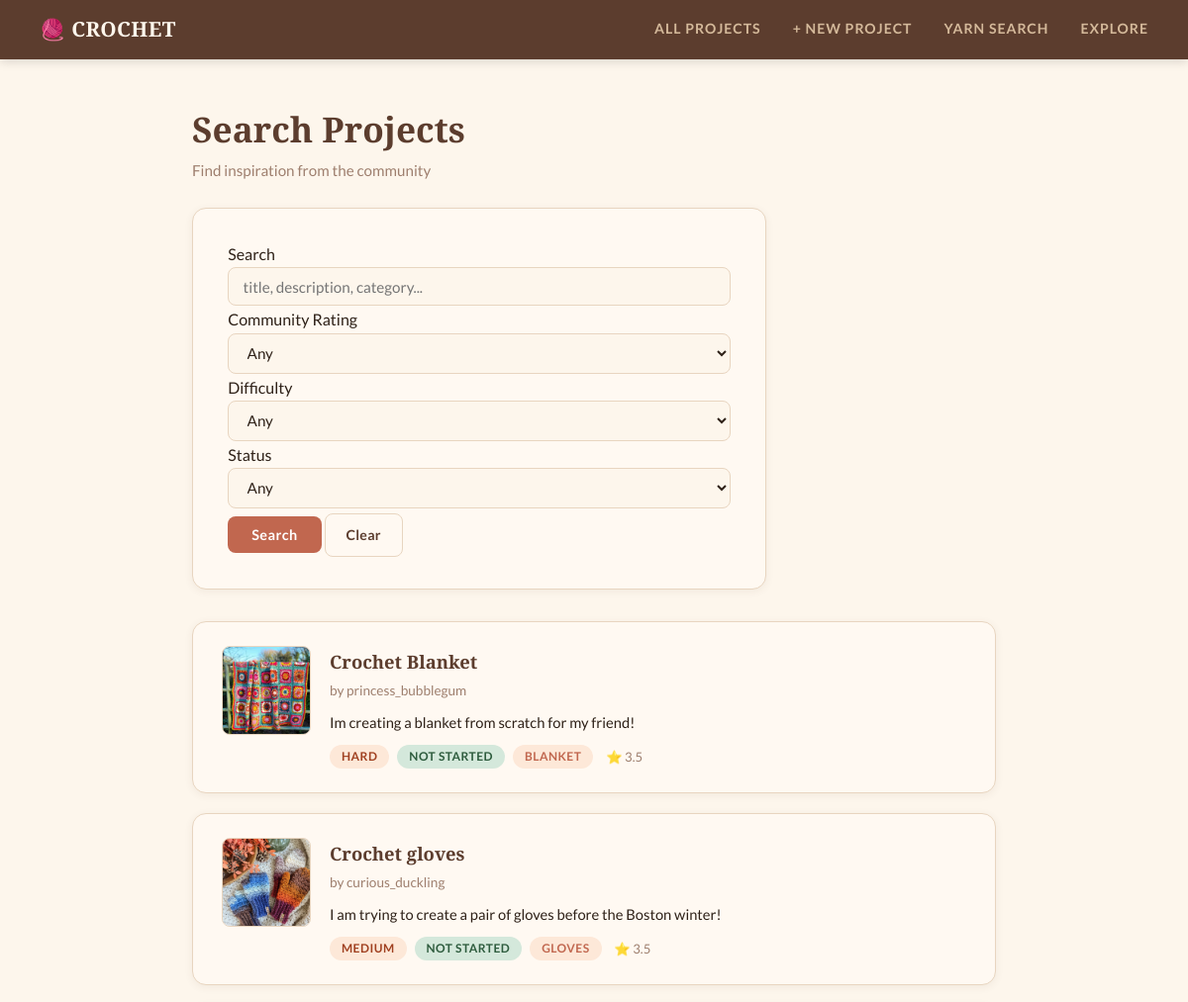
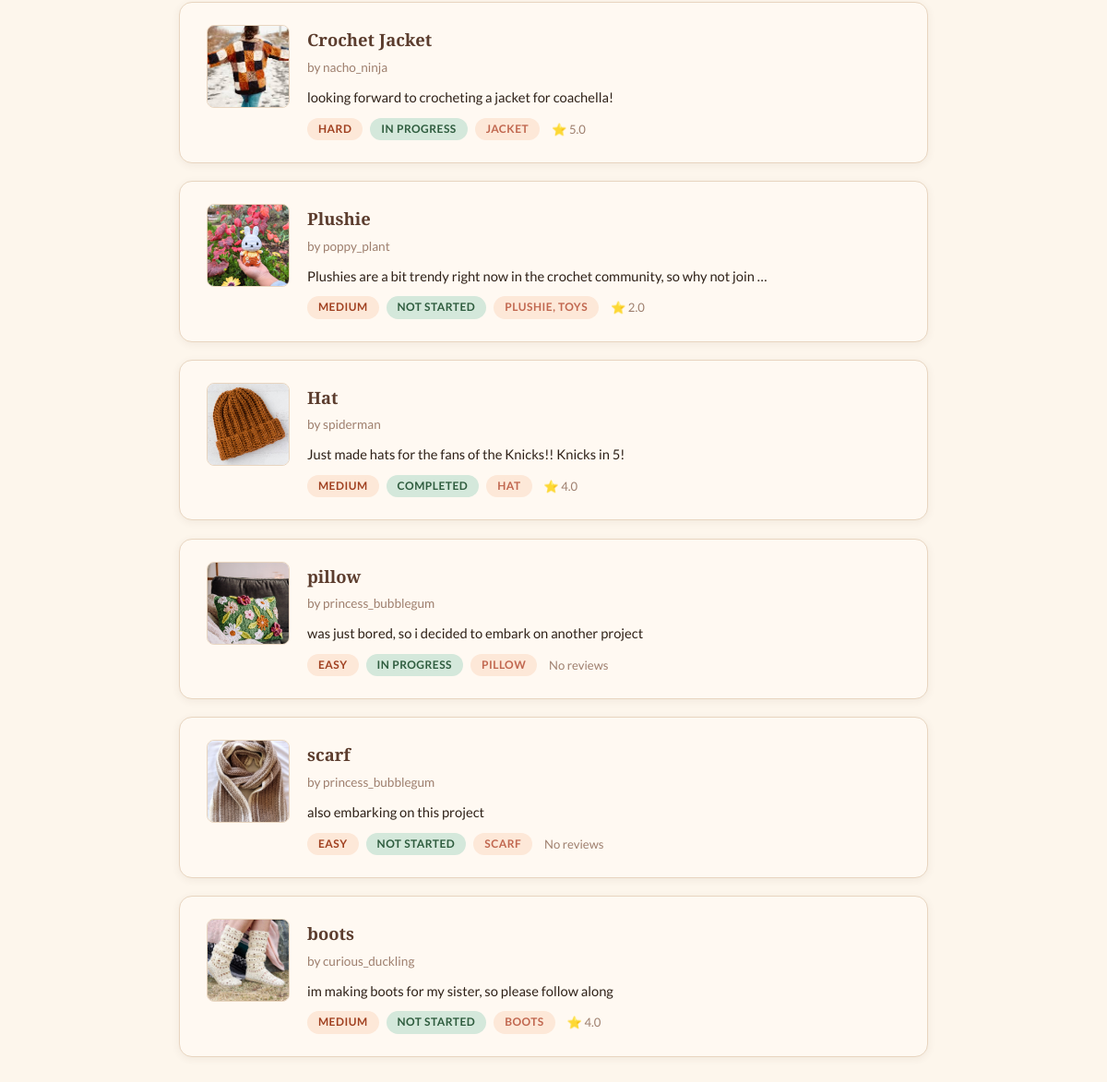
/crochet/project/search/, run on the app's committed database (2 pictures, top to bottom).
### crochet/models.py (models this page shows, shortened)
class Project(models.Model):
    title = models.TextField(blank=False)
    creator = models.TextField(blank=False)
    description = models.TextField(blank=False)
    DIFFICULTY_CHOICES = [
        ('easy', 'Easy'),
        ('medium', 'Medium'),
        ('hard', 'Hard'),
    ]
    difficulty_level = models.CharField(max_length=10,choices=DIFFICULTY_CHOICES,default='easy')
    image_file = models.ImageField(blank=True) # so the user can upload an image of their progress
    STATUS_CHOICES = [
    ('not_started', 'Not Started'),
    ('in_progress', 'In Progress'),
    ('completed', 'Completed'),
]
    project_status = models.CharField(max_length=20,choices=STATUS_CHOICES,default='not_started')
    category = models.TextField(blank=True, default='')
    date_created = models.DateTimeField(auto_now=True)
    RATING_CHOICES = [
    (1, '1 Star'),
    (2, '2 Stars'),
    (3, '3 Stars'),
    (4, '4 Stars'),
    (5, '5 Stars'),
    ]
    rating = models.IntegerField(choices=RATING_CHOICES,default=5)

### crochet/views.py (the view)
# urls.py: path('project/search/', views.SearchProjectView.as_view(), name='project-search'),
class SearchProjectView(ListView):
    model = Project
    template_name = 'crochet/project_search.html'
    context_object_name = 'projects'
    def get_queryset(self):
        queryset = Project.objects.annotate(avg_rating=Avg('review__rating'))
        query = self.request.GET.get('q', '')
        rating = self.request.GET.get('rating', '')
        difficulty = self.request.GET.get('difficulty', '')
        status = self.request.GET.get('status', '')
        if query:
            queryset = queryset.filter(
                Q(title__icontains=query) |
                Q(description__icontains=query) |
                Q(category__icontains=query)
            )
        if rating:
            queryset = queryset.filter(avg_rating=rating)
        if difficulty:
            queryset = queryset.filter(difficulty_level=difficulty)
        if status:
            queryset = queryset.filter(project_status=status)
        return queryset
    def get_context_data(self, **kwargs):
        context = super().get_context_data(**kwargs)
        context['query'] = self.request.GET.get('q', '')
        context['selected_rating'] = self.request.GET.get('rating', '')
        context['ratings'] = [1, 2, 3, 4, 5]
        context['difficulties'] = Project.DIFFICULTY_CHOICES
        context['statuses'] = Project.STATUS_CHOICES
        return context

### crochet/templates/crochet/project_search.html (shortened to what this page needs)
{% extends 'crochet/base.html' %}
{% block content %}
<h1>Search Projects</h1>
<p style="color: var(--muted); font-size: 0.95rem; margin-bottom: 1.5rem;">
    Find inspiration from the community
</p>
<div class="form-card" style="margin-bottom: 2rem;">
    <form method="GET">
        <label>Search</label>
        <input type="text" name="q" value="{{ query }}" placeholder="title, description, category...">
        <label>Community Rating</label>
        <select name="rating">
            <option value="">Any</option>
        </select>
        <label>Difficulty</label>
        <select name="difficulty">
            <option value="">Any</option>
        </select>
        <label>Status</label>
        <select name="status">
            <option value="">Any</option>
        </select>
        <div class="form-actions">
            <input type="submit" value="Search">
            <a href="{% url 'project-search' %}" class="btn btn-secondary">Clear</a>
        </div>
    </form>
</div>
{% if projects %}
    {% for project in projects %}
    <div class="project-card" style="display: flex; gap: 1.2rem; align-items: flex-start;">
        <div style="
            width: 90px;
            height: 90px;
            flex-shrink: 0;
            border-radius: var(--radius-sm);
            overflow: hidden;
            background: var(--warm);
            border: 1px solid var(--border);
        ">
            {% if project.image_file %}
                <img src="{{ project.image_file.url }}" alt="{{ project.title }}" style="
                    width: 100%;
                    height: 100%;
                    object-fit: cover;
                ">
            {% endif %}
        </div>
        <div style="flex: 1;">
            <a href="{% url 'project-detail' project.pk %}" style="
                font-family: 'Playfair Display', serif;
                font-size: 1.15rem;
                font-weight: 600;
                color: var(--brown);
                text-decoration: none;
            ">{{ project.title }}</a>
            <p style="color: var(--muted); font-size: 0.85rem; margin: 0.2rem 0 0.5rem;">
                by {{ project.creator }}
            </p>
            <p style="font-size: 0.92rem; color: var(--text); margin-bottom: 0.6rem;">
                {{ project.description|truncatewords:15 }}
            </p>
            <div style="display: flex; flex-wrap: wrap; gap: 0.5rem; align-items: center;">
                <span class="badge badge-difficulty">{{ project.get_difficulty_level_display }}</span>
                <span class="badge badge-status">{{ project.get_project_status_display }}</span>
                {% if project.category %}
                    <span class="badge" style="background: #fde8d8; color: var(--terracotta);">{{ project.category }}</span>
                {% endif %}
                <span style="font-size: 0.82rem; color: var(--muted); margin-left: 0.3rem;">
                    {% if project.avg_rating %}
                        ⭐ {{ project.avg_rating|floatformat:1 }}
                    {% else %}
                        No reviews
                    {% endif %}
                </span>
            </div>
        </div>
    </div>
    {% endfor %}
{% else %}
    <p class="empty">No projects found.</p>
{% endif %}
{% endblock %}

### static/styles-for-crochet.css (style rules this page uses)
:root { --cream: #fdf6ec; --warm-white: #fff9f2; --blush: #f2c4a0; --terracotta: #c1674f; --brown: #5c3d2e; --dark-brown: #3b2417; --sage: #7a9e87; --sage-light: #d4e8db; --muted: #9e7f6e; --text: #2e2118; --border: #e8d5c0; --radius: 14px; --radius-sm: 8px; --shadow: 0 4px 20px rgba(92, 61, 46, 0.10); --shadow-sm: 0 2px 8px rgba(92, 61, 46, 0.07); }
*, *::before, *::after { box-sizing: border-box; margin: 0; padding: 0; }
body { background-color: var(--cream); color: var(--text); font-family: 'Lato', sans-serif; font-size: 16px; line-height: 1.7; min-height: 100vh; padding: 0; }
a { color: var(--terracotta); text-decoration: none; transition: color 0.2s; }
h1, h2, h3 { font-family: 'Playfair Display', serif; font-weight: 600; color: var(--brown); line-height: 1.3; }
h1 { font-size: 2.2rem; margin-bottom: 0.4rem; }
p { margin-bottom: 0.6rem; }
.project-card { background: var(--warm-white); border: 1px solid var(--border); border-radius: var(--radius); padding: 1.5rem 1.8rem; margin-bottom: 1.2rem; box-shadow: var(--shadow-sm); transition: box-shadow 0.2s, transform 0.2s; }
.badge { display: inline-block; padding: 2px 12px; border-radius: 20px; font-size: 0.75rem; font-weight: 700; letter-spacing: 0.04em; text-transform: uppercase; }
.badge-difficulty { background: #fde8d8; color: #a04020; }
.badge-status { background: var(--sage-light); color: #2e5c3e; }
.btn { display: inline-block; padding: 0.55rem 1.3rem; border-radius: var(--radius-sm); font-size: 0.88rem; font-family: 'Lato', sans-serif; font-weight: 700; cursor: pointer; border: none; transition: opacity 0.15s, transform 0.15s; text-decoration: none; letter-spacing: 0.02em; }
.btn-secondary { background: var(--warm-white); color: var(--brown); border: 1px solid var(--border); }
.form-card { background: var(--warm-white); border: 1px solid var(--border); border-radius: var(--radius); padding: 2rem 2.2rem; max-width: 580px; box-shadow: var(--shadow-sm); }
.form-card input[type="text"], .form-card input[type="url"], .form-card input[type="file"], .form-card textarea, .form-card select { width: 100%; padding: 0.6rem 0.9rem; border: 1px solid var(--border); border-radius: var(--radius-sm); font-size: 0.95rem; font-family: 'Lato', sans-serif; background: var(--cream); color: var(--text); outline: none; transition: border-color 0.2s, box-shadow 0.2s; }
.form-card input[type="submit"] { background: var(--terracotta); color: #fff; border: none; padding: 0.6rem 1.5rem; border-radius: var(--radius-sm); font-size: 0.9rem; font-weight: 700; font-family: 'Lato', sans-serif; cursor: pointer; margin-top: 0.5rem; transition: opacity 0.15s, transform 0.15s; letter-spacing: 0.03em; }

### data on the page
Project: image_file (placeholder picture), title "Crochet Blanket", creator "princess_bubblegum", description "Im creating a blanket from scratch for my friend!", difficulty_level "HARD", project_status "NOT STARTED", category "BLANKET", avg_rating "3.5"
Project: image_file (picture), title "Crochet gloves", creator "curious_duckling", description "I am trying to create a pair of gloves before the Boston winter!", difficulty_level "MEDIUM", project_status "NOT STARTED", category "GLOVES", avg_rating "3.5"
Project: image_file (picture), title "Crochet Jacket", creator "nacho_ninja", description "looking forward to crocheting a jacket for coachella!", difficulty_level "HARD", project_status "IN PROGRESS", category "JACKET", avg_rating "5.0"
Project: image_file (picture), title "Plushie", creator "poppy_plant", description "Plushies are a bit trendy right now in the crochet community, so why not join …", difficulty_level "MEDIUM", project_status "NOT STARTED", category "PLUSHIE, TOYS", avg_rating "2.0"
Project: image_file (picture), title "Hat", creator "spiderman", description "Just made hats for the fans of the Knicks!! Knicks in 5!", difficulty_level "MEDIUM", project_status "COMPLETED", category "HAT", avg_rating "4.0"
Project: image_file (picture), title "pillow", creator "princess_bubblegum", description "was just bored, so i decided to embark on another project", difficulty_level "EASY", project_status "IN PROGRESS", category "PILLOW", shows "No reviews"
Project: image_file (picture), title "scarf", creator "princess_bubblegum", description "also embarking on this project", difficulty_level "EASY", project_status "NOT STARTED", category "SCARF", shows "No reviews"
Project: image_file (picture), title "boots", creator "curious_duckling", description "im making boots for my sister, so please follow along", difficulty_level "MEDIUM", project_status "NOT STARTED", category "BOOTS", avg_rating "4.0"
